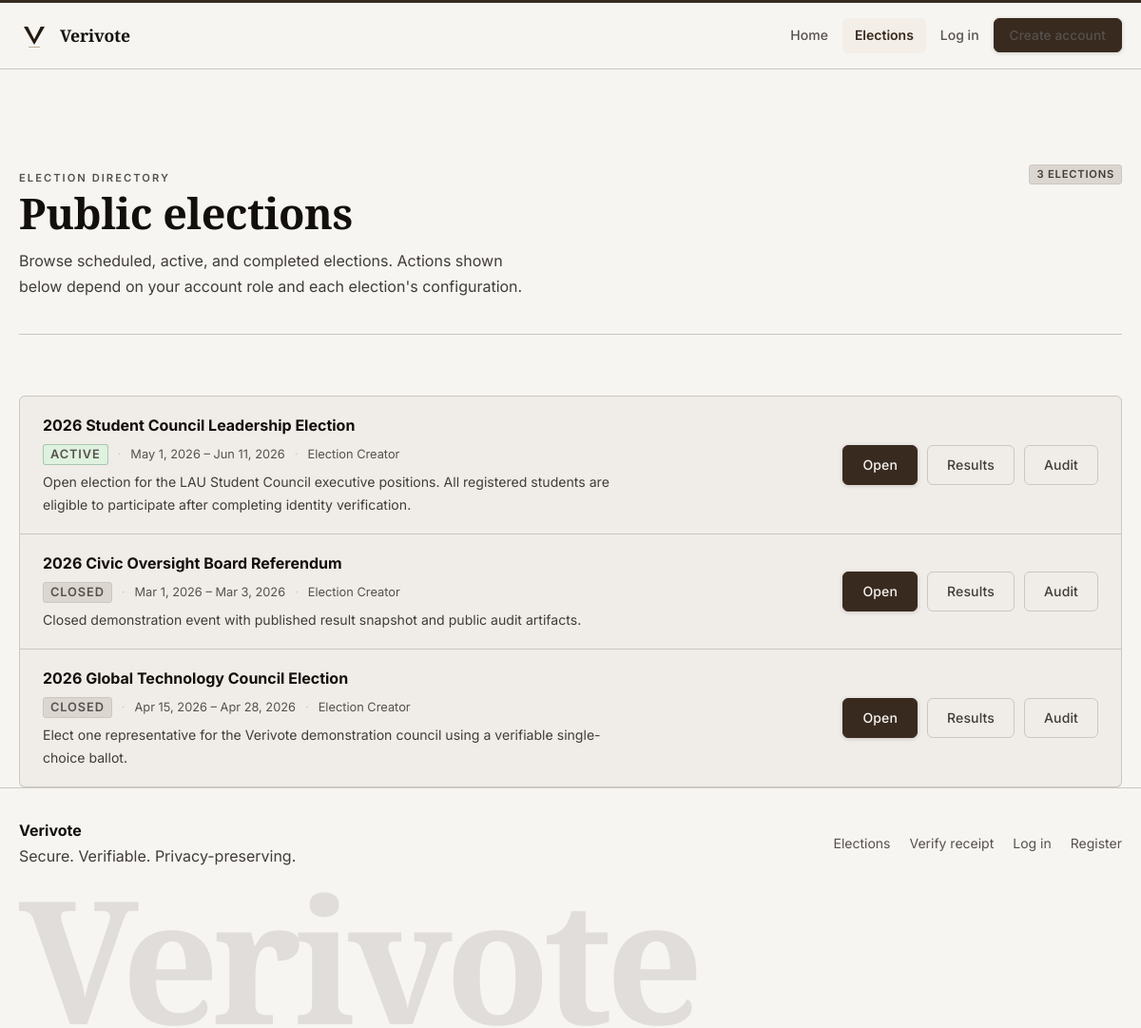
Screenshot of /events.php with the database file from the repository.
### tables this page shows
CREATE TABLE events (
    id BIGINT UNSIGNED AUTO_INCREMENT PRIMARY KEY,
    created_by BIGINT UNSIGNED NOT NULL,
    title VARCHAR(200) NOT NULL,
    slug VARCHAR(220) NOT NULL UNIQUE,
    description TEXT NOT NULL,
    ballot_type ENUM('single_choice') NOT NULL DEFAULT 'single_choice',
    status ENUM('draft', 'scheduled', 'active', 'closed', 'archived') NOT NULL DEFAULT 'draft',
    start_at DATETIME NOT NULL,
    end_at DATETIME NOT NULL,
    timezone VARCHAR(80) NOT NULL DEFAULT 'UTC',
    result_visibility ENUM('private', 'public_after_close', 'public_live') NOT NULL DEFAULT 'public_after_close',
    personal_verification_enabled TINYINT(1) NOT NULL DEFAULT 1,
    public_audit_enabled TINYINT(1) NOT NULL DEFAULT 1,
    allow_self_registration TINYINT(1) NOT NULL DEFAULT 1,
    max_votes_per_token TINYINT UNSIGNED NOT NULL DEFAULT 1,
    verification_policy ENUM('all_required', 'any_one', 'custom') NOT NULL DEFAULT 'all_required',
    eligibility_rules TEXT NULL,
    event_notice TEXT NULL,
    created_at TIMESTAMP NOT NULL DEFAULT CURRENT_TIMESTAMP,
    updated_at TIMESTAMP NOT NULL DEFAULT CURRENT_TIMESTAMP ON UPDATE CURRENT_TIMESTAMP,
    CONSTRAINT fk_events_creator FOREIGN KEY (created_by) REFERENCES users(id)
);

CREATE TABLE users (
    id BIGINT UNSIGNED AUTO_INCREMENT PRIMARY KEY,
    role_id INT UNSIGNED NOT NULL,
    full_name VARCHAR(150) NOT NULL,
    email VARCHAR(190) NOT NULL UNIQUE,
    phone VARCHAR(40) NOT NULL UNIQUE,
    password_hash VARCHAR(255) NOT NULL,
    status ENUM('pending', 'active', 'suspended') NOT NULL DEFAULT 'pending',
    email_verified_at DATETIME NULL,
    phone_verified_at DATETIME NULL,
    last_login_at DATETIME NULL,
    failed_login_count INT UNSIGNED NOT NULL DEFAULT 0,
    created_at TIMESTAMP NOT NULL DEFAULT CURRENT_TIMESTAMP,
    updated_at TIMESTAMP NOT NULL DEFAULT CURRENT_TIMESTAMP ON UPDATE CURRENT_TIMESTAMP,
    CONSTRAINT fk_users_role FOREIGN KEY (role_id) REFERENCES roles(id)
);

### config/database.php (called while the page is built, shortened)
<?php
function db(): PDO
{
    $config = app_config('db');
    $dsn = sprintf(
        'mysql:host=%s;port=%s;dbname=%s;charset=%s',
        $config['host'],
        $config['port'],
        $config['name'],
        $config['charset']
    );
    $pdo = new PDO($dsn, $config['user'], $config['pass'], [
        PDO::ATTR_ERRMODE => PDO::ERRMODE_EXCEPTION,
        PDO::ATTR_DEFAULT_FETCH_MODE => PDO::FETCH_ASSOC,
        PDO::ATTR_EMULATE_PREPARES => false,
    ]);
    return $pdo;
}

### includes/helpers.php (called while the page is built, shortened)
<?php
function app_config(?string $key = null, mixed $default = null): mixed
{
    global $appConfig;
    $segments = explode('.', $key);
    $value = $appConfig;
    foreach ($segments as $segment) {
        $value = $value[$segment];
    }
    return $value;
}
function app_base_path(): string
{
    static $cached = null;
    if (is_string($cached)) {
        return $cached;
    }
    $documentRoot = realpath((string) ($_SERVER['DOCUMENT_ROOT'] ?? ''));
    $projectRoot = realpath(BASE_PATH);
    $documentRoot = str_replace('\\', '/', $documentRoot);
    $projectRoot = str_replace('\\', '/', $projectRoot);
    if ($projectRoot === $documentRoot) {
        $cached = '';
        return $cached;
    }
    $prefix = rtrim($documentRoot, '/') . '/';
    $relative = trim(substr($projectRoot, strlen($prefix)), '/');
    $cached = $relative === '' ? '' : '/' . $relative;
    return $cached;
}
function base_url(string $path = ''): string
{
    $appUrl = (string) app_config('app_url', '');
    $path = '/' . ltrim($path, '/');
    $basePath = app_base_path();
    if ($basePath === '') {
        return $path;
    }
    return $path === '/' ? $basePath . '/' : $basePath . $path;
}
function e(null|string|int|float $value): string
{
    return htmlspecialchars((string) $value, ENT_QUOTES | ENT_SUBSTITUTE, 'UTF-8');
}
function format_datetime(?string $value, string $format = 'M j, Y H:i T'): string
{
    return (new DateTimeImmutable($value))->format($format);
}
function format_status(string $value): string
{
    return ucwords(str_replace('_', ' ', $value));
}
function badge_class(string $status): string
{
    return match ($status) {
        'active', 'approved', 'verified', 'used', 'sent' => 'badge-success',
        'warning', 'scheduled', 'under_review', 'pending', 'queued' => 'badge-warning',
        'error', 'rejected', 'revoked', 'failed', 'suspended' => 'badge-danger',
        default => 'badge-muted',
    };
}
function fetch_all(string $sql, array $params = []): array
{
    $statement = db()->prepare($sql);
    $statement->execute($params);
    return $statement->fetchAll();
}
function effective_event_status(array $event): string
{
    if ($event['status'] !== 'active') {
        return $event['status'];
    }
    $now = new DateTimeImmutable('now');
    if ($now > new DateTimeImmutable($event['end_at'])) {
        return 'closed';
    }
    return 'active';
}
function can_view_public_results(array $event): bool
{
    if ($event['result_visibility'] === 'public_live') {
        return true;
    }
    if ($event['result_visibility'] === 'public_after_close') {
        $effective = effective_event_status($event);
        return in_array($effective, ['closed', 'archived'], true);
    }
    return false;
}
function can_view_public_audit(array $event): bool
{
    return (bool) $event['public_audit_enabled'] && can_view_public_results($event);
}
function fetch_public_events(): array
{
    $events = fetch_all(
        'SELECT events.*, users.full_name AS creator_name
         FROM events
         INNER JOIN users ON users.id = events.created_by
         WHERE events.status IN ("scheduled", "active", "closed", "archived")
         ORDER BY events.start_at ASC'
    );
    $order = ['active' => 0, 'scheduled' => 1, 'closed' => 2, 'archived' => 3];
    usort($events, static fn($a, $b) => ($order[$a['status']] ?? 9) <=> ($order[$b['status']] ?? 9));
    return $events;
}

### events.php (the view, shortened to what this page needs)
<?php
$events          = fetch_public_events();
include __DIR__ . '/includes/header.php';
?>
<section class="section section--top">
    <div class="page-intro">
        <div>
            <span class="eyebrow">Election directory</span>
            <h1>Public elections</h1>
            <p style="margin-top:12px;">Browse scheduled, active, and completed elections. Actions shown below depend on your account role and each election's configuration.</p>
        </div>
        <div style="display:flex; align-items:flex-end; justify-content:flex-end;">
            <span class="badge badge-muted"><?= e((string) count($events)); ?> election<?= count($events) !== 1 ? 's' : ''; ?></span>
        </div>
    </div>
    <?php if (!$events): ?>
        <div class="alert alert--info">No public elections are available right now.</div>
    <?php else: ?>
        <div class="event-rows">
            <?php foreach ($events as $event): ?>
                <div class="event-row" data-reveal>
                    <div>
                        <strong style="font-size:1rem;"><?= e($event['title']); ?></strong>
                        <div class="event-row__meta">
                            <span class="badge <?= e(badge_class($event['status'])); ?>"><?= e(format_status($event['status'])); ?></span>
                            <span><?= e(format_datetime($event['start_at'], 'M j, Y')); ?> &ndash; <?= e(format_datetime($event['end_at'], 'M j, Y')); ?></span>
                            <span><?= e($event['creator_name']); ?></span>
                        </div>
                        <?php if ($event['description']): ?>
                            <p style="margin-top:6px; font-size:0.88rem; max-width:70ch;"><?= e($event['description']); ?></p>
                        <?php endif; ?>
                    </div>
                    <div class="inline-actions">
                        <a class="button button--primary" href="<?= e(base_url('/event.php?slug=' . urlencode($event['slug']))); ?>">Open</a>
                        <?php if (can_view_public_results($event)): ?>
                            <a class="button button--ghost" href="<?= e(base_url('/results.php?event=' . $event['id'])); ?>">Results</a>
                        <?php endif; ?>
                        <?php if (can_view_public_audit($event)): ?>
                            <a class="button button--ghost" href="<?= e(base_url('/audit.php?event=' . $event['id'])); ?>">Audit</a>
                        <?php endif; ?>
                    </div>
                </div>
            <?php endforeach; ?>
        </div>
    <?php endif; ?>
</section>
<?php include __DIR__ . '/includes/footer.php'; ?>

### assets/css/app.css (style rules this page uses)
:root { --canvas: oklch(97% 0.006 75); --surface: oklch(94.5% 0.007 73); --surface-alt: oklch(91% 0.009 70); --surface-deep: oklch(88% 0.010 68); --ink: oklch(17% 0.008 55); --ink-2: oklch(36% 0.010 58); --ink-3: oklch(44% 0.009 62); --rule: oklch(83% 0.008 72); --rule-soft: oklch(90% 0.006 74); --accent: oklch(30% 0.028 55); --accent-dark: oklch(22% 0.022 52); --accent-over: oklch(97% 0.005 75); --accent-tint: oklch(95% 0.010 72); --success: oklch(38% 0.10 150); --success-tint: oklch(94% 0.03 145); --warning: oklch(52% 0.11 68); --warning-tint: oklch(95% 0.04 75); --danger: oklch(40% 0.13 22); --danger-tint: oklch(95% 0.04 20); --container: min(1180px, calc(100vw - 40px)); --radius: 6px; --shadow: 0 1px 3px oklch(17% 0.008 55 / 0.07), 0 4px 12px oklch(17% 0.008 55 / 0.05); --shadow-lg: 0 2px 8px oklch(17% 0.008 55 / 0.07), 0 12px 32px oklch(17% 0.008 55 / 0.08); --hero-bg: oklch(16% 0.008 55); --hero-surface: oklch(22% 0.009 57); --hero-rule: oklch(35% 0.008 58); --hero-ink: oklch(93% 0.006 74); --hero-ink-2: oklch(64% 0.007 68); }
*, *::before, *::after { box-sizing: border-box; }
html { scroll-behavior: smooth; }
body { margin: 0; min-height: 100vh; background: var(--canvas); color: var(--ink); font-family: "Inter", system-ui, sans-serif; font-size: 1rem; line-height: 1.6; -webkit-font-smoothing: antialiased; }
a { color: inherit; text-decoration: none; }
h1, h2, h3, h4 { margin: 0; }
h1, h2 { font-family: "Playfair Display", Georgia, serif; font-weight: 700; line-height: 1.12; letter-spacing: -0.01em; color: var(--ink); }
p { margin: 0; color: var(--ink-2); line-height: 1.7; max-width: 68ch; }
strong { color: var(--ink); }
.eyebrow { display: inline-flex; align-items: center; font-size: 0.70rem; font-weight: 600; text-transform: uppercase; letter-spacing: 0.18em; color: var(--ink-3); }
.button { display: inline-flex; align-items: center; justify-content: center; gap: 8px; min-height: 42px; padding: 0 20px; border-radius: var(--radius); border: 1px solid transparent; cursor: pointer; font-weight: 500; font-size: 0.875rem; letter-spacing: 0.01em; transition: background 0.15s ease, border-color 0.15s ease, box-shadow 0.15s ease, transform 0.15s ease; }
.button--primary { background: var(--accent); color: var(--accent-over); border-color: var(--accent); box-shadow: 0 1px 4px oklch(30% 0.028 55 / 0.20); }
.button--ghost { border-color: var(--rule); background: transparent; color: var(--ink-2); }
.hero__actions, .inline-actions { display: flex; flex-wrap: wrap; gap: 10px; }
.section { width: var(--container); margin: 0 auto; display: grid; gap: 28px; }
.section--top { padding-top: 52px; }
.badge { display: inline-flex; align-items: center; justify-content: center; min-height: 21px; padding: 0 7px; border-radius: 3px; font-size: 0.70rem; font-weight: 600; text-transform: uppercase; letter-spacing: 0.07em; border: 1px solid transparent; }
.badge-success { background: var(--success-tint); border-color: oklch(38% 0.10 150 / 0.26); color: var(--success); }
.badge-muted { background: var(--surface-deep); border-color: var(--rule); color: var(--ink-2); }
[data-reveal] { opacity: 0; transform: translateY(14px); transition: opacity 0.5s ease, transform 0.5s ease; }
[data-reveal].is-visible { opacity: 1; transform: translateY(0); }
.event-rows { display: grid; gap: 0; }
.event-row { padding: 18px 24px; border: 1px solid var(--rule); border-top: 0; display: grid; grid-template-columns: minmax(0, 1fr) auto; gap: 20px; align-items: center; background: var(--surface); transition: background 0.15s ease; }
.event-row:first-child { border-top: 1px solid var(--rule); border-radius: var(--radius) var(--radius) 0 0; }
.event-row:last-child { border-radius: 0 0 var(--radius) var(--radius); }
.event-row__meta { display: flex; align-items: center; gap: 10px; flex-wrap: wrap; margin-top: 6px; }
.event-row__meta span { font-size: 0.80rem; color: var(--ink-3); }
.event-row__meta span + span::before { content: "·"; margin-right: 10px; color: var(--rule); }
.page-intro { padding: 48px 0 36px; border-bottom: 1px solid var(--rule); margin-bottom: 36px; display: grid; grid-template-columns: minmax(0, 1fr) minmax(0, 380px); gap: 40px; align-items: start; }
.page-intro h1 { font-size: clamp(1.9rem, 4vw, 2.8rem); }
.page-intro p { max-width: 55ch; }

### rows the page displays
events: title "2026 Student Council Leadership Election", status "ACTIVE", start_at "May 1, 2026", end_at "Jun 11, 2026", created_by.full_name "Election Creator", description "Open election for the LAU Student Council executive positions. All registered students are eligible to participate after completing identity verification."
events: title "2026 Civic Oversight Board Referendum", status "CLOSED", start_at "Mar 1, 2026", end_at "Mar 3, 2026", created_by.full_name "Election Creator", description "Closed demonstration event with published result snapshot and public audit artifacts."
events: title "2026 Global Technology Council Election", status "CLOSED", start_at "Apr 15, 2026", end_at "Apr 28, 2026", created_by.full_name "Election Creator", description "Elect one representative for the Verivote demonstration council using a verifiable single-choice ballot."

### other values shown
count($events) "3"
